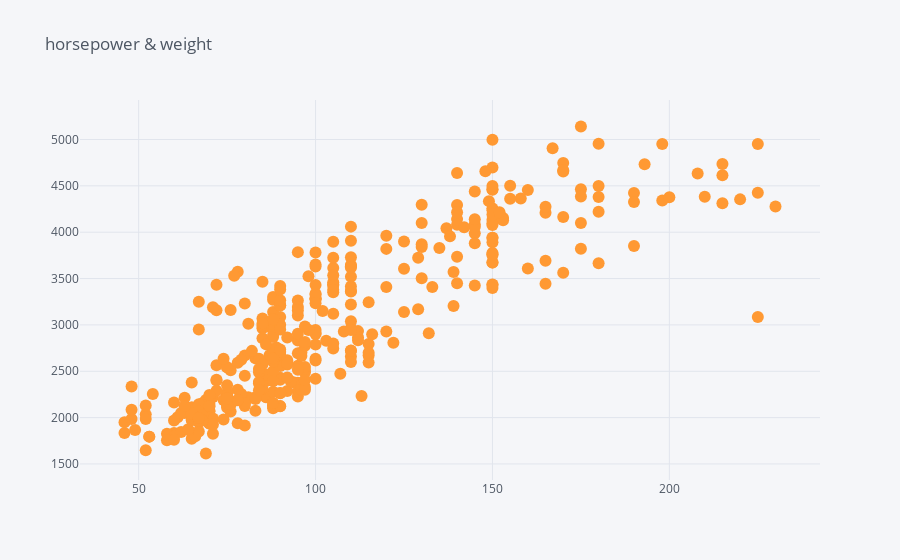

Source (notebook cell):
### Code cell
df.iplot(kind="scatter", x="horsepower", y="weight", mode='markers', title="horsepower & weight")

### Figure 1 — Plotly figure (JSON) as saved in the notebook; plotly's stock layout.template omitted (floating-point values rounded to 4 significant figures; data arrays with more than 128 entries replaced by an {"elided": "..."} marker saying what was removed)
{"data": [{"line": {"color": "rgba(255, 153, 51, 1.0)", "dash": "solid", "shape": "linear", "width": 1.3}, "marker": {"size": 12, "symbol": "circle"}, "mode": "markers", "name": "weight", "text": "", "type": "scatter", "x": {"elided": "398 int values"}, "y": {"elided": "398 int values"}}], "layout": {"legend": {"bgcolor": "#F5F6F9", "font": {"color": "#4D5663"}}, "paper_bgcolor": "#F5F6F9", "plot_bgcolor": "#F5F6F9", "title": {"font": {"color": "#4D5663"}, "text": "horsepower & weight"}, "xaxis": {"gridcolor": "#E1E5ED", "showgrid": true, "tickfont": {"color": "#4D5663"}, "title": {"font": {"color": "#4D5663"}, "text": ""}, "zerolinecolor": "#E1E5ED"}, "yaxis": {"gridcolor": "#E1E5ED", "showgrid": true, "tickfont": {"color": "#4D5663"}, "title": {"font": {"color": "#4D5663"}, "text": ""}, "zerolinecolor": "#E1E5ED"}}}
